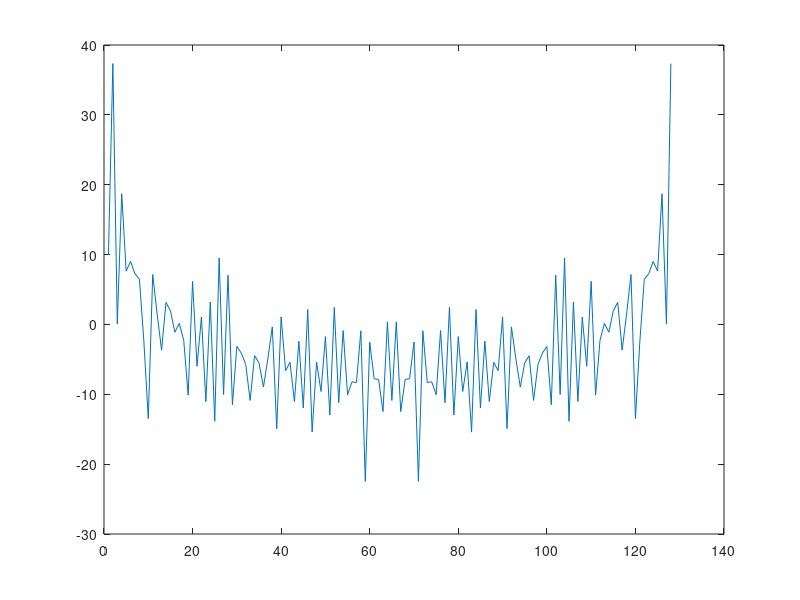

MATLAB code to generate this figure:
clear
s=csvread('v1.csv');
vin1 = s(:,2);
plot(vin1)
f1 = abs(fft(vin1));
plot(20*log10(f1))
psig1 = f1(2)^2 + f1(128)^2;
pt1 = sum(f1.^2);
snr1 = psig1/(pt1-psig1);
enob1 = (10*log10(snr1) - 1.76)/6.02;

%% T_test
s=csvread('v2.csv');
vin2 = s(:,2);
% plot(vin2)
f2 = abs(fft(vin2));
%% es
% plot(20*log10(f1))
psig2 = f2(64)^2 + f2(66)^2;
pt2 = sum(f2.^2);
snr2 = psig2/(pt2-psig2);
enob2 = (10*log10(snr2) - 1.76)/6.02;
